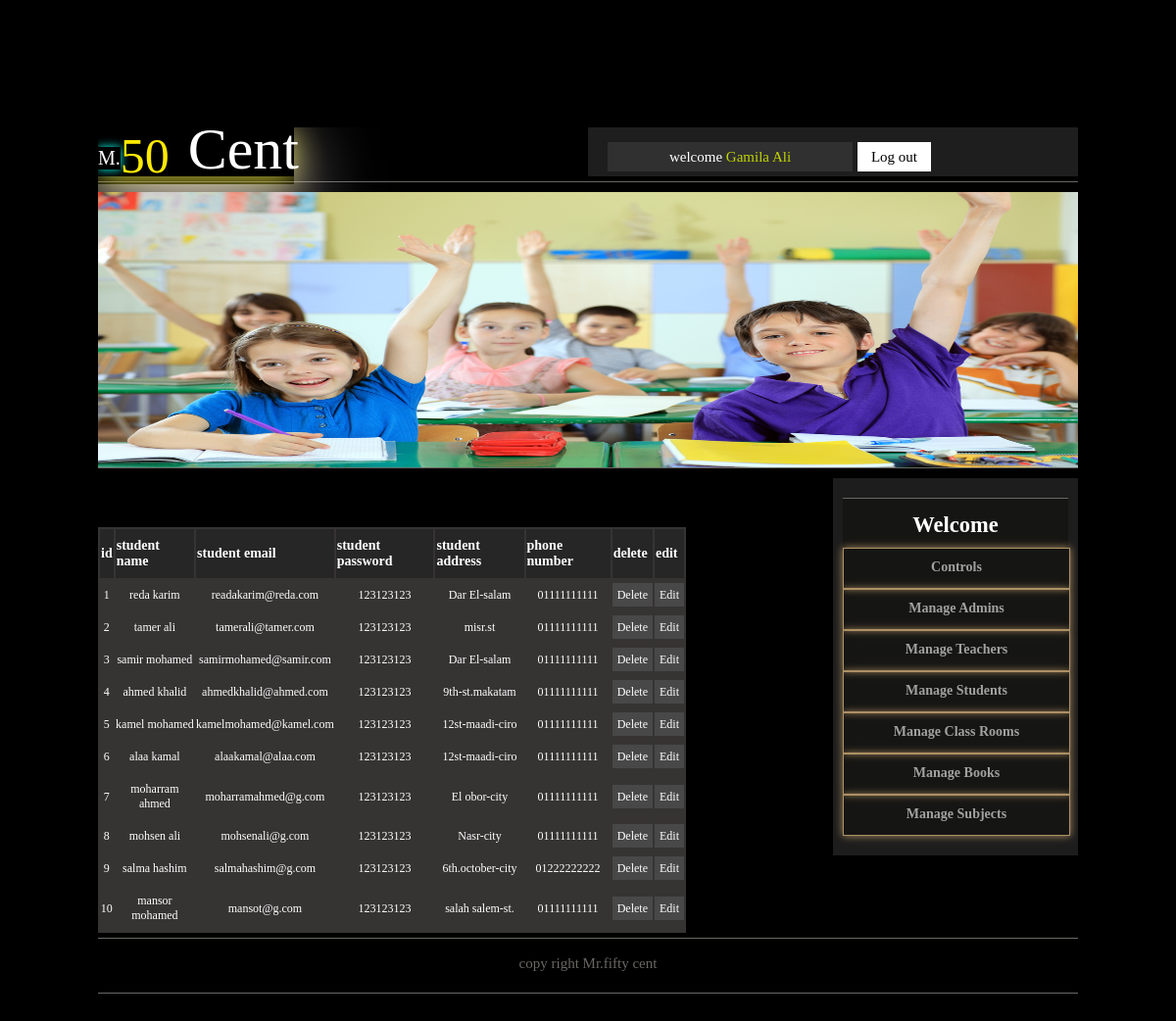
The app's page /school_management/cpanel/editstudent.php (signed in) with its own data.
### tables this page shows
CREATE TABLE IF NOT EXISTS `student` (
  `id` int(11) NOT NULL AUTO_INCREMENT,
  `name` varchar(50) DEFAULT NULL,
  `email` varchar(50) DEFAULT NULL,
  `password` varchar(32) DEFAULT NULL,
  `address` text,
  `phone_number` text,
  PRIMARY KEY (`id`)
);

### school_management/lib/student.php (called while the page is built, shortened)
<?php
require_once '../config.php';
class Student{
    public static function retrieveAllStudent(){
        global $dbh;
        $sql=$dbh->prepare("SELECT * FROM student ");
        $sql->execute();
        $data=null;
        while($fetch=$sql->fetch(PDO::FETCH_ASSOC)){
            $data[]=$fetch;
        }
        return $data;
    }
}
?>

### school_management/cpanel/editstudent.php (the view, shortened to what this page needs)
<?php
    require_once '../lib/admin.php';
    require_once '../lib/student.php';
    require_once 'template/header.php';
?>
<div id="content">
    <?php
        if (!(isset($_SESSION['id']) && isset($_SESSION['name']))) {
            echo 'please log in to see content <a href=" login.php">log in</a>';
            echo '<div id="loginImage"><a href="login.php"title="login"><img src="template/images/Log In.jpg"></a></div>';
        } else {
            ?>
    <div id="left_content">
    <table>
        <thead>
            <tr>
                <td>id</td>
                <td>student name</td>
                <td>student email</td>
                <td>student password</td>
                <td>student address</td>
                <td>phone number</td>
                <td>delete</td>
                <td>edit</td>
            </tr>
        </thead>
        <tbody>
       <?php
        $allStudents=  Student::retrieveAllStudent();
        if(is_array($allStudents)){
        foreach($allStudents as $students):
            echo '<tr>
                    <td>'.$students['id'].'</td>
                    <td>'.$students['name'].'</td>
                    <td>'.$students['email'].'</td>
                    <td>'.$students['password'].'</td>
                    <td>'.$students['address'].'</td>
                    <td>'.$students['phone_number'].'</td>
                    <td><a href="?action=delete&id='.$students['id'].'">Delete</a></td>
                    <td><a href="?action=edit&id='.$students['id'].'">Edit</a></td>
                 </tr>';
        endforeach;
        }else{
            echo '<tr><td colspan="8"> no employies to show </td></tr>';
        }
       ?>
        </tbody>
    </table>
        </div>
    <?php }?>
</div>

### school_management/cpanel/template/css/base.css (style rules this page uses)
body { background:#000; font-family:tahoma; font-style:arial; font-size:15px; color: #fff7a1; }
#content { width:100%; height:auto; overflow: hidden; border-bottom:1px solid #696764; padding-bottom:5px; }
#left_content { width:750px;height:auto;overflow:hidden;float:left; }
#right_content { width:250px;height:auto;overflow:hidden;background:#1d1d1d; }
#menue { margin:20px 10px;background:#151513;width:230px;text-transform:capitalize; }
#menue_head { text-align:center;border-top:solid 1px #696764;width:100%;height:50px;line-height:16px;font-family:georgia;color:#FFF; }
.list_head { width:100%;height:40px;text-align:center;border:1px solid #ad9064;box-shadow: 0px 0px 8px #ad9064;cursor:pointer; }
.list_head h3 { line-height:10px;font-size: 14px;color:#A1A19D; }
#content table { background: #363333; display:blok; margin: 50px 0px 0px; color:#FFF; width:80%; border:solid 1px rgb(38, 38, 38) none repeat scroll 0% 0%; }
#content table thead { background: rgb(38, 38, 38) none repeat scroll 0% 0%; height: 50px; font-family: tahoma; font-style:normal; font-size: 14px; font-weight: bold; color: rgb(255, 255, 255); }
#content table tbody { height: 30px; font-family: tahoma; font-style:normal; font-size: 12px; color: #FFF; text-align: center; }
#content table tbody tr td { padding:8px 0; }
#content table tbody tr td a { text-decoration:none ; width:20px; height:10px; background: #484848 none repeat scroll 0% 0%; color: #FFF; padding:5px; transition: color 2s ease 0s; }
#footer { width:100%; height:50px; padding-bottom:5px; border-bottom:1px solid #696764; text-align:center; line-height:50px; }
#footer a { text-decoration:none; color:#696764; }

### records on screen
student: id "1", name "reda karim", email "readakarim@reda.com", password "123123123", address "Dar El-salam", phone_number "01111111111"
student: id "2", name "tamer ali", email "tamerali@tamer.com", password "123123123", address "misr.st", phone_number "01111111111"
student: id "3", name "samir mohamed", email "samirmohamed@samir.com", password "123123123", address "Dar El-salam", phone_number "01111111111"
student: id "4", name "ahmed khalid", email "ahmedkhalid@ahmed.com", password "123123123", address "9th-st.makatam", phone_number "01111111111"
student: id "5", name "kamel mohamed", email "kamelmohamed@kamel.com", password "123123123", address "12st-maadi-ciro", phone_number "01111111111"
student: id "6", name "alaa kamal", email "alaakamal@alaa.com", password "123123123", address "12st-maadi-ciro", phone_number "01111111111"
student: id "7", name "moharram ahmed", email "moharramahmed@g.com", password "123123123", address "El obor-city", phone_number "01111111111"
student: id "8", name "mohsen ali", email "mohsenali@g.com", password "123123123", address "Nasr-city", phone_number "01111111111"
student: id "9", name "salma hashim", email "salmahashim@g.com", password "123123123", address "6th.october-city", phone_number "01222222222"
student: id "10", name "mansor mohamed", email "mansot@g.com", password "123123123", address "salah salem-st.", phone_number "01111111111"

### other values on screen
$_SESSION['name'] "Gamila Ali"
